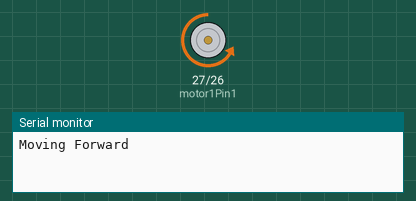
Bench run of a sketch on a simulated ESP32. Shown: motor-driver pin pairs drawn as motors (green arrow = first pin HIGH = forward, orange = second pin HIGH = backward, longer = more drive, scaled by the enable pin), the last lines printed to the serial monitor.

Above: at 1.0 s.
At 3.0 s:
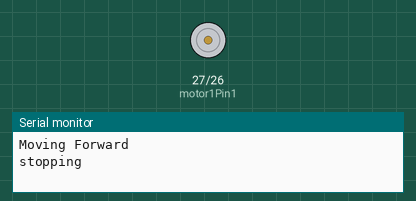
Timing chart, 0 to 5.2 s (numbered marks = the images above):
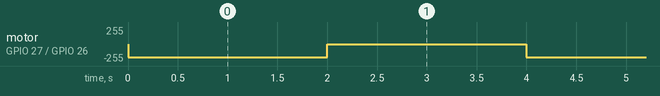

The sketch:

motor_control.ino
```cpp
#include <Adafruit_NeoPixel.h> // Include the Adafruit NeoPixel library

int motor1Pin1 = 27;
int motor1Pin2 = 26;
int enable1Pin = 14;

int motor2Pin1 = 25;
int motor2Pin2 = 19;
int enable2Pin = 32;

const int freq = 30000;
const int pwmChannel = 0;
const int resolution = 8;
int dutyCycle = 200;

void setup() {
  Serial.begin(9600);

  pinMode(motor1Pin1, OUTPUT);
  pinMode(motor1Pin2, OUTPUT);
  pinMode(enable1Pin, OUTPUT);


  ledcSetup(motor1Pin1, freq, resolution);
  ledcSetup(motor1Pin2, freq, resolution);

}

void setMotor(int pin1, int pin2, int enablePin, int dutyCycle, int dir) {
  if (dir == 0) { // Stop
    digitalWrite(pin1, LOW);
    digitalWrite(pin2, LOW);
    analogWrite(enablePin, 0); // Stop the motor
  } else if (dir == 1) { // Move forward
    digitalWrite(pin1, LOW);
    digitalWrite(pin2, HIGH);
    analogWrite(enablePin, dutyCycle); // Set speed
  } else { // Move backward
    digitalWrite(pin1, HIGH);
    digitalWrite(pin2, LOW);
    analogWrite(enablePin, dutyCycle); // Set speed
  }
}


void loop() {
  // Move the DC motor forward at maximum speed
  Serial.println("Moving Forward");
  setMotor(motor1Pin1, motor1Pin2, enable1Pin, 200, 1);
  delay(2000);
  Serial.println("stopping");
  setMotor(motor1Pin1, motor1Pin2, enable1Pin, 0, 0);
  delay(2000);
}
```

Measured:
- by itself, motor on GPIO 27 (motor1Pin1) / GPIO 26 (motor1Pin2): alternates backward 200/255 for 2.0 s and stopped for 2.0 s
